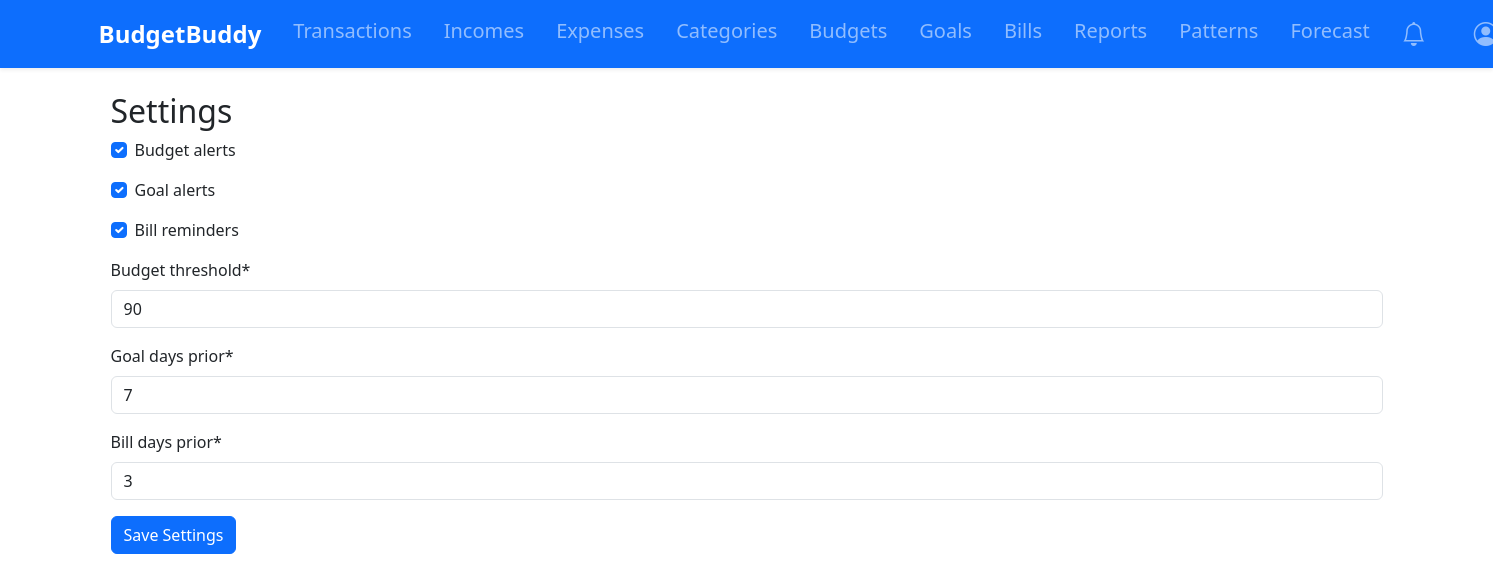
/settings/ (signed in), run on the app's committed database.
### tracker/models.py (models this page shows)
class NotificationPreference(models.Model):
    user = models.OneToOneField(User, on_delete=models.CASCADE)
    budget_alerts = models.BooleanField(default=True)
    goal_alerts = models.BooleanField(default=True)
    bill_reminders = models.BooleanField(default=True)
    budget_threshold = models.IntegerField(default=90)
    goal_days_prior = models.IntegerField(default=7)
    bill_days_prior = models.IntegerField(default=3)

### tracker/views.py (the view)
# urls.py: path('settings/', notification_settings, name='notification_settings'),
@login_required
def notification_settings(request):
    prefs = NotificationPreference.objects.get_or_create(user=request.user)[0]
    if request.method == 'POST':
        form = NotificationPreferenceForm(request.POST, instance=prefs)
        if form.is_valid():
            form.save()
            return redirect('dashboard')
    else:
        form = NotificationPreferenceForm(instance=prefs)
    return render(request, 'tracker/notification_settings.html', {'form': form})

### tracker/forms.py
class NotificationPreferenceForm(forms.ModelForm):
    class Meta:
        model = NotificationPreference
        fields = '__all__'
        widgets = {
            'user': forms.HiddenInput()
        }

### tracker/context_processors.py (called while the page is built)
def notifications_count(request):
    if request.user.is_authenticated:
        return {
            'unread_notifications_count': Notification.objects.filter(
                user=request.user,
                is_read=False
            ).count()
        }
    return {'unread_notifications_count': 0}

### tracker/utils.py (called while the page is built, shortened)
def check_budget_alerts(user):
    try:
        prefs = NotificationPreference.objects.get(user=user)
    except NotificationPreference.DoesNotExist:
        prefs = NotificationPreference(user=user)
    if not prefs.budget_alerts:
        return
    else:
        budgets = Budget.objects.filter(user=user)

def check_goal_alerts(user):
    try:
        prefs = NotificationPreference.objects.get(user=user)
    except NotificationPreference.DoesNotExist:
        prefs = NotificationPreference(user=user)
    if not prefs.goal_alerts:
        return
    goals = Goal.objects.filter(user=user, completed=False)

def check_bill_reminders(user):
    try:
        prefs = NotificationPreference.objects.get(user=user)
    except NotificationPreference.DoesNotExist:
        prefs = NotificationPreference(user=user)
    if not prefs.bill_reminders:
        return
    upcoming_bills = Bill.objects.filter(
        user=user,
        is_paid=False,
        due_date__lte=timezone.now().date() + timedelta(days=prefs.bill_days_prior)
    )

### templates/tracker/notification_settings.html (shortened to what this page needs)
{% extends 'base.html' %}
{% load crispy_forms_tags %}
{% block content %}
<div class="container">
    <h2>Settings</h2>
    <form method="post">
        {{ form|crispy }}
        <button type="submit" class="btn btn-primary">Save Settings</button>
    </form>
</div>
{% endblock %}

### data on the page
NotificationPreference: budget_alerts "☑", goal_alerts "☑", bill_reminders "☑", budget_threshold "90", goal_days_prior "7", bill_days_prior "3"
